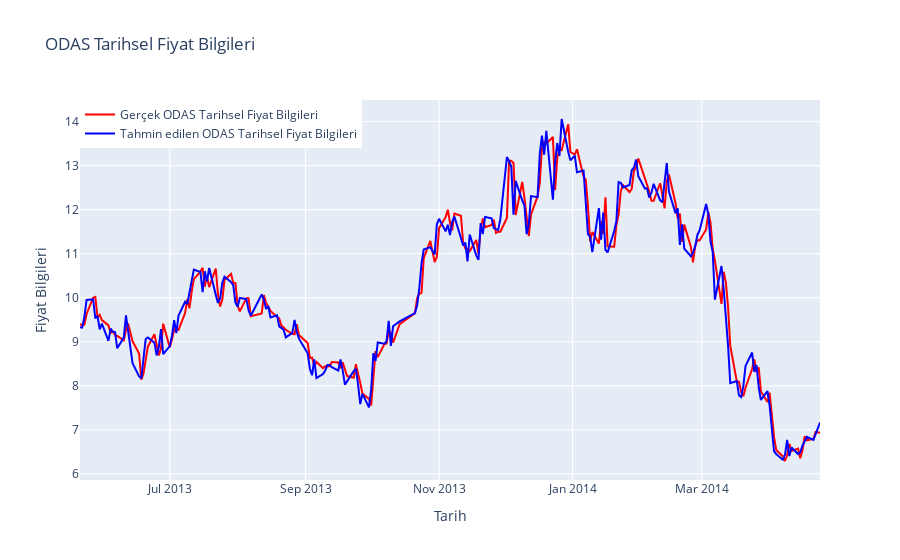

Notebook cell for this chart:
### Code cell
actual_trace = go.Scatter(
    x=df_new_drop.tail(len(test_predict)).index,
    y=y_test.flatten(),
    mode='lines',
    name="Gerçek ODAS Tarihsel Fiyat Bilgileri",
    line=dict(color='red')
)

test_actual_trace = go.Scatter(
    x=df_new_drop.tail(len(test_predict)).index,
    y=test_predict.flatten(),
    mode='lines',
    name="Tahmin edilen ODAS Tarihsel Fiyat Bilgileri",
    line=dict(color='blue')
)

data = [actual_trace, test_actual_trace]

layout = go.Layout(
    title="ODAS Tarihsel Fiyat Bilgileri",
    xaxis=dict(title="Tarih"),
    yaxis=dict(title="Fiyat Bilgileri"),
    legend=dict(x=0, y=1)
)

fig = go.Figure(data=data, layout=layout)
py.iplot(fig)
print("Doğruluk:",r2_test*100)

### Figure 1 — Plotly figure (JSON) as saved in the notebook; plotly's stock layout.template omitted (floating-point values rounded to 4 significant figures; data arrays with more than 128 entries replaced by an {"elided": "..."} marker saying what was removed)
{"data": [{"line": {"color": "red"}, "mode": "lines", "name": "Gerçek ODAS Tarihsel Fiyat Bilgileri", "type": "scatter", "x": {"elided": "233 str values"}, "y": {"elided": "233 float values"}}, {"line": {"color": "blue"}, "mode": "lines", "name": "Tahmin edilen ODAS Tarihsel Fiyat Bilgileri", "type": "scatter", "x": {"elided": "233 str values"}, "y": {"elided": "233 float values"}}], "layout": {"legend": {"x": 0, "y": 1}, "title": {"text": "ODAS Tarihsel Fiyat Bilgileri"}, "xaxis": {"title": {"text": "Tarih"}}, "yaxis": {"title": {"text": "Fiyat Bilgileri"}}}}
